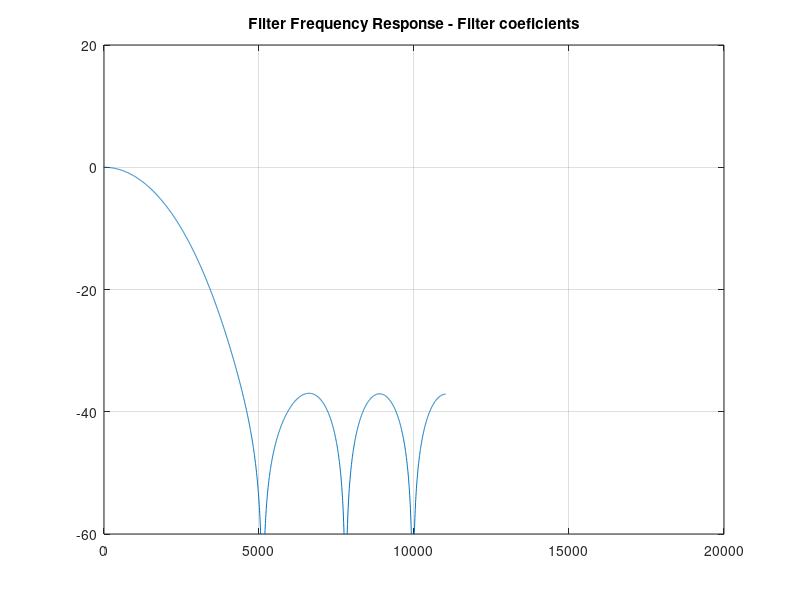
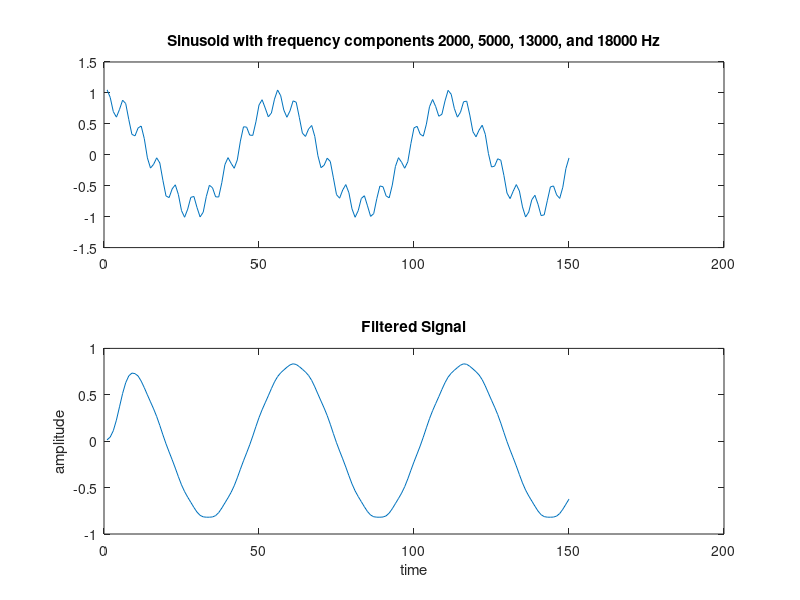

Here is the MATLAB script that generated these plots, in order:
close all;
clear all;
clf;


f1 = 400;
f2 = 4000;
delta_f = f2-f1;
Fs = 22050;
dB  = 38;
N = dB*Fs/(22*delta_f)

f =  [f1 ]/(Fs/2)
hc = fir1(round(N)-1, f,'low'); %filter coeficients

bb = round(hc*(2^24))
bin_bb = dec2bin(bb, 24)
fileIDbb=fopen('coef_oct.txt', 'w')
dlmwrite(fileIDbb, bin_bb, '');
fclose(fileIDbb);

figure
plot((-0.5:1/4096:0.5-1/4096)*Fs,20*log10(abs(fftshift(fft(hc,4096)))))
axis([0 20000 -60 20])
title('Filter Frequency Response - Filter coeficients')
grid on

n = 0:149;
x = 0.85*cos(2*pi*f1/Fs*n) + 0.2*cos(2*pi*f2/Fs*n);
%x = sin(2*pi*[1:1000]*5000/Fs) +  sin(2*pi*[1:1000]*2000/Fs) + sin(2*pi*[1:1000]*13000/Fs)  + sin(2*pi*[1:1000]*18000/Fs);

sig = 20*log10(abs(fftshift(fft(x,4096))));
xf = filter(hc,1,x);

figure
subplot(211)
plot(x)
title('Sinusoid with frequency components 2000, 5000, 13000, and 18000 Hz')


subplot(212)
plot(xf)
title('Filtered Signal')
xlabel('time')
ylabel('amplitude')


x= (x/sum(x))/20;
sig = 20*log10(abs(fftshift(fft(x,4096))));
xf = filter(hc,1,x);
